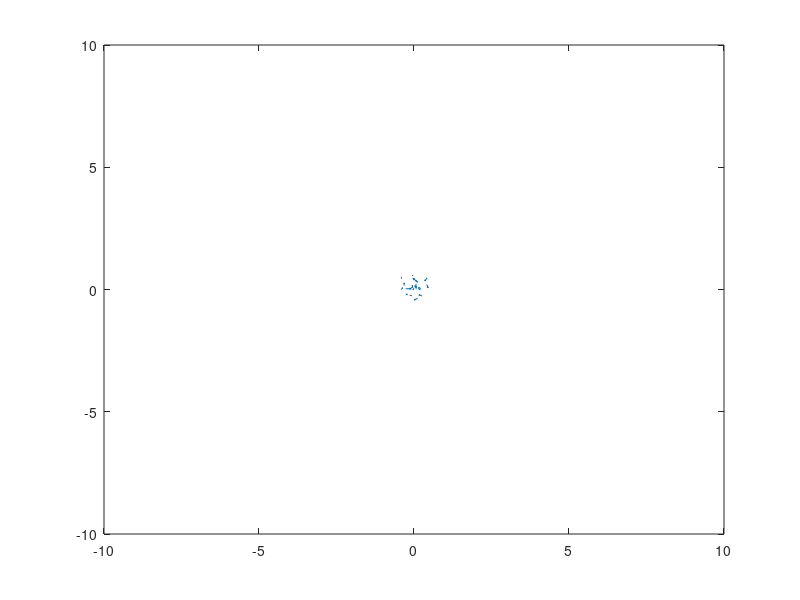

The MATLAB script that drew this image:
% This is Octave code !!!!
clear;
%%%%%%%%% particle swarm optimization / n dimension space %%%%%%%%%%%%%%
F = @(x) (x(1,:).^2+x(2,:).^2);  % non-given function definition or the unknown system equation 
%%%%%%%%%%%%%%%%%%%%%%%%%%%%%%%%%%%%%%%%%%%%%%%%%%%%%%%%%%%%%%%%%%%%%%%%
nD = 2; %space dimension 
ULx = [-10, 10; % Dim limits
        -10, 10];
S = 5; %Space number of one dim / uniform distribution
w=0.5; % avearaging weight
phiP = 0.3; % inertial best cognitive coefficient
phiG = 0.3; % total goal cognitive coefficient
conf = 0.3; % termination confidence

P=[]; % particle positions
V=[]; % particle velocities

for i=1:nD
  toS = (ULx(i,2)-ULx(i,1))/(S+1); %space precision
  xRange = linspace(ULx(i,1)+toS, ULx(i,2)-toS, S);
  xSpace = repmat(xRange,power(S,(i-1)),1); % sub-dims repeat
  xSpace = reshape(repmat(xSpace,1,power(S,(nD-i))),1,[]); %master dims repeat
  
  %same things for velocities / vels are also multidimensional vectors
  xVelRange = linspace(-abs(ULx(i,2)-ULx(i,1)), abs(ULx(i,2)-ULx(i,1)), S);
  xVel = repmat(xVelRange,power(S,(i-1)),1);
  xVel = reshape(repmat(xVel,1,power(S,(nD-i))),1,[]);
  
  P = [P; xSpace]; % initial positions
  V = [V; xVel];
endfor  


S*=S; % hereafter total number will be used
BP = P; %initialization best known position 
[valG G] = max(F(P),[],2);

loss = 1;
while (loss > conf)
  loss = 0;
  for i=1:S
    for n=1:nD
      rg = rand(1);
      rp = rand(1);
      V(n,i) = w*V(n,i) + phiP*rp*(BP(n,i)-P(n,i)) + phiG*rg*(P(n,G)-P(n,i));    
    endfor
    P(:,i) = P(:,i)+V(:,i);
    
    solBP = F(BP(:,i));
    solP = F(P(:,i));
    soll(1,i) = solP;
    loss = loss + solBP;  
    if (solP<solBP)
      BP(:,i) = P(:,i);
    endif
    if (solBP<valG)
      valG = solBP;
      G = i;
    endif
  endfor
  loss = tanh(loss/S)
  
  quiver(P(1,:),P(2,:),V(1,:),V(2,:));
  xlim([-10,10]);
  ylim([-10,10]);
 
  %b = waitforbuttonpress ();
  pause(0.1);
endwhile
